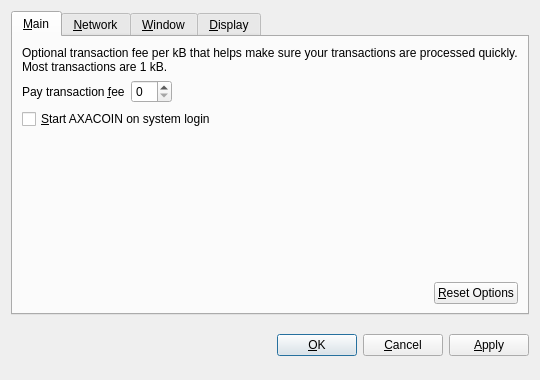
<?xml version="1.0" encoding="UTF-8"?>
<ui version="4.0">
 <class>OptionsDialog</class>
 <widget class="QDialog" name="OptionsDialog">
  <property name="geometry">
   <rect>
    <x>0</x>
    <y>0</y>
    <width>540</width>
    <height>380</height>
   </rect>
  </property>
  <property name="windowTitle">
   <string>Options</string>
  </property>
  <property name="modal">
   <bool>true</bool>
  </property>
  <layout class="QVBoxLayout" name="verticalLayout">
   <item>
    <widget class="QTabWidget" name="tabWidget">
     <property name="tabPosition">
      <enum>QTabWidget::North</enum>
     </property>
     <property name="currentIndex">
      <number>0</number>
     </property>
     <widget class="QWidget" name="tabMain">
      <attribute name="title">
       <string>&amp;Main</string>
      </attribute>
      <layout class="QVBoxLayout" name="verticalLayout_Main">
       <item>
        <widget class="QLabel" name="transactionFeeInfoLabel">
         <property name="text">
          <string>Optional transaction fee per kB that helps make sure your transactions are processed quickly. Most transactions are 1 kB.</string>
         </property>
         <property name="textFormat">
          <enum>Qt::PlainText</enum>
         </property>
         <property name="wordWrap">
          <bool>true</bool>
         </property>
        </widget>
       </item>
       <item>
        <layout class="QHBoxLayout" name="horizontalLayout_1_Main">
         <item>
          <widget class="QLabel" name="transactionFeeLabel">
           <property name="text">
            <string>Pay transaction &amp;fee</string>
           </property>
           <property name="textFormat">
            <enum>Qt::PlainText</enum>
           </property>
           <property name="buddy">
            <cstring>transactionFee</cstring>
           </property>
          </widget>
         </item>
         <item>
          <widget class="BitcoinAmountField" name="transactionFee"/>
         </item>
         <item>
          <spacer name="horizontalSpacer_1_Main">
           <property name="orientation">
            <enum>Qt::Horizontal</enum>
           </property>
           <property name="sizeHint" stdset="0">
            <size>
             <width>40</width>
             <height>20</height>
            </size>
           </property>
          </spacer>
         </item>
        </layout>
       </item>
       <item>
        <widget class="QCheckBox" name="bitcoinAtStartup">
         <property name="toolTip">
          <string>Automatically start AXACOIN after logging in to the system.</string>
         </property>
         <property name="text">
          <string>&amp;Start AXACOIN on system login</string>
         </property>
        </widget>
       </item>
       <item>
        <spacer name="verticalSpacer_Main">
         <property name="orientation">
          <enum>Qt::Vertical</enum>
         </property>
         <property name="sizeHint" stdset="0">
          <size>
           <width>20</width>
           <height>40</height>
          </size>
         </property>
        </spacer>
       </item>
       <item>
        <layout class="QHBoxLayout" name="horizontalLayout_2_Main">
         <item>
          <spacer name="horizontalSpacer_2_Main">
           <property name="orientation">
            <enum>Qt::Horizontal</enum>
           </property>
           <property name="sizeHint" stdset="0">
            <size>
             <width>40</width>
             <height>20</height>
            </size>
           </property>
          </spacer>
         </item>
         <item>
          <widget class="QPushButton" name="resetButton">
           <property name="toolTip">
            <string>Reset all client options to default.</string>
           </property>
           <property name="text">
            <string>&amp;Reset Options</string>
           </property>
           <property name="autoDefault">
            <bool>false</bool>
           </property>
          </widget>
         </item>
        </layout>
       </item>
      </layout>
     </widget>
     <widget class="QWidget" name="tabNetwork">
      <attribute name="title">
       <string>&amp;Network</string>
      </attribute>
      <layout class="QVBoxLayout" name="verticalLayout_Network">
       <item>
        <widget class="QCheckBox" name="mapPortUpnp">
         <property name="toolTip">
          <string>Automatically open the AXACOIN client port on the router. This only works when your router supports UPnP and it is enabled.</string>
         </property>
         <property name="text">
          <string>Map port using &amp;UPnP</string>
         </property>
        </widget>
       </item>
       <item>
        <widget class="QCheckBox" name="connectSocks">
         <property name="toolTip">
          <string>Connect to the AXACOIN network through a SOCKS proxy (e.g. when connecting through Tor).</string>
         </property>
         <property name="text">
          <string>&amp;Connect through SOCKS proxy:</string>
         </property>
        </widget>
       </item>
       <item>
        <layout class="QHBoxLayout" name="horizontalLayout_Network">
         <item>
          <widget class="QLabel" name="proxyIpLabel">
           <property name="text">
            <string>Proxy &amp;IP:</string>
           </property>
           <property name="textFormat">
            <enum>Qt::PlainText</enum>
           </property>
           <property name="buddy">
            <cstring>proxyIp</cstring>
           </property>
          </widget>
         </item>
         <item>
          <widget class="QValidatedLineEdit" name="proxyIp">
           <property name="maximumSize">
            <size>
             <width>140</width>
             <height>16777215</height>
            </size>
           </property>
           <property name="toolTip">
            <string>IP address of the proxy (e.g. 127.0.0.1)</string>
           </property>
          </widget>
         </item>
         <item>
          <widget class="QLabel" name="proxyPortLabel">
           <property name="text">
            <string>&amp;Port:</string>
           </property>
           <property name="textFormat">
            <enum>Qt::PlainText</enum>
           </property>
           <property name="buddy">
            <cstring>proxyPort</cstring>
           </property>
          </widget>
         </item>
         <item>
          <widget class="QLineEdit" name="proxyPort">
           <property name="maximumSize">
            <size>
             <width>55</width>
             <height>16777215</height>
            </size>
           </property>
           <property name="toolTip">
            <string>Port of the proxy (e.g. 9050)</string>
           </property>
          </widget>
         </item>
         <item>
          <widget class="QLabel" name="socksVersionLabel">
           <property name="text">
            <string>SOCKS &amp;Version:</string>
           </property>
           <property name="textFormat">
            <enum>Qt::PlainText</enum>
           </property>
           <property name="buddy">
            <cstring>socksVersion</cstring>
           </property>
          </widget>
         </item>
         <item>
          <widget class="QValueComboBox" name="socksVersion">
           <property name="toolTip">
            <string>SOCKS version of the proxy (e.g. 5)</string>
           </property>
          </widget>
         </item>
         <item>
          <spacer name="horizontalSpacer_Network">
           <property name="orientation">
            <enum>Qt::Horizontal</enum>
           </property>
           <property name="sizeHint" stdset="0">
            <size>
             <width>40</width>
             <height>20</height>
            </size>
           </property>
          </spacer>
         </item>
        </layout>
       </item>
       <item>
        <spacer name="verticalSpacer_Network">
         <property name="orientation">
          <enum>Qt::Vertical</enum>
         </property>
         <property name="sizeHint" stdset="0">
          <size>
           <width>20</width>
           <height>40</height>
          </size>
         </property>
        </spacer>
       </item>
      </layout>
     </widget>
     <widget class="QWidget" name="tabWindow">
      <attribute name="title">
       <string>&amp;Window</string>
      </attribute>
      <layout class="QVBoxLayout" name="verticalLayout_Window">
       <item>
        <widget class="QCheckBox" name="minimizeToTray">
         <property name="toolTip">
          <string>Show only a tray icon after minimizing the window.</string>
         </property>
         <property name="text">
          <string>&amp;Minimize to the tray instead of the taskbar</string>
         </property>
        </widget>
       </item>
       <item>
        <widget class="QCheckBox" name="minimizeOnClose">
         <property name="toolTip">
          <string>Minimize instead of exit the application when the window is closed. When this option is enabled, the application will be closed only after selecting Quit in the menu.</string>
         </property>
         <property name="text">
          <string>M&amp;inimize on close</string>
         </property>
        </widget>
       </item>
       <item>
        <spacer name="verticalSpacer_Window">
         <property name="orientation">
          <enum>Qt::Vertical</enum>
         </property>
         <property name="sizeHint" stdset="0">
          <size>
           <width>20</width>
           <height>40</height>
          </size>
         </property>
        </spacer>
       </item>
      </layout>
     </widget>
     <widget class="QWidget" name="tabDisplay">
      <attribute name="title">
       <string>&amp;Display</string>
      </attribute>
      <layout class="QVBoxLayout" name="verticalLayout_Display">
       <item>
        <layout class="QHBoxLayout" name="horizontalLayout_1_Display">
         <item>
          <widget class="QLabel" name="langLabel">
           <property name="text">
            <string>User Interface &amp;language:</string>
           </property>
           <property name="textFormat">
            <enum>Qt::PlainText</enum>
           </property>
           <property name="buddy">
            <cstring>lang</cstring>
           </property>
          </widget>
         </item>
         <item>
          <widget class="QValueComboBox" name="lang">
           <property name="toolTip">
            <string>The user interface language can be set here. This setting will take effect after restarting AXACOIN.</string>
           </property>
          </widget>
         </item>
        </layout>
       </item>
       <item>
        <layout class="QHBoxLayout" name="horizontalLayout_2_Display">
         <item>
          <widget class="QLabel" name="unitLabel">
           <property name="text">
            <string>&amp;Unit to show amounts in:</string>
           </property>
           <property name="textFormat">
            <enum>Qt::PlainText</enum>
           </property>
           <property name="buddy">
            <cstring>unit</cstring>
           </property>
          </widget>
         </item>
         <item>
          <widget class="QValueComboBox" name="unit">
           <property name="toolTip">
            <string>Choose the default subdivision unit to show in the interface and when sending coins.</string>
           </property>
          </widget>
         </item>
        </layout>
       </item>
       <item>
        <widget class="QCheckBox" name="displayAddresses">
         <property name="toolTip">
          <string>Whether to show AXACOIN addresses in the transaction list or not.</string>
         </property>
         <property name="text">
          <string>&amp;Display addresses in transaction list</string>
         </property>
        </widget>
       </item>
       <item>
        <widget class="QCheckBox" name="coinControlFeatures">
         <property name="toolTip">
          <string>Whether to show coin control features or not.</string>
         </property>
         <property name="text">
          <string>Display coin &amp;control features (experts only!)</string>
         </property>
        </widget>
       </item>
       <item>
        <spacer name="verticalSpacer_Display">
         <property name="orientation">
          <enum>Qt::Vertical</enum>
         </property>
         <property name="sizeHint" stdset="0">
          <size>
           <width>20</width>
           <height>40</height>
          </size>
         </property>
        </spacer>
       </item>
      </layout>
     </widget>
    </widget>
   </item>
   <item>
    <layout class="QHBoxLayout" name="horizontalLayout_Buttons">
     <item>
      <spacer name="horizontalSpacer_1">
       <property name="orientation">
        <enum>Qt::Horizontal</enum>
       </property>
       <property name="sizeHint" stdset="0">
        <size>
         <width>40</width>
         <height>48</height>
        </size>
       </property>
      </spacer>
     </item>
     <item>
      <widget class="QLabel" name="statusLabel">
       <property name="font">
        <font>
         <weight>75</weight>
         <bold>true</bold>
        </font>
       </property>
       <property name="text">
        <string/>
       </property>
       <property name="textFormat">
        <enum>Qt::PlainText</enum>
       </property>
       <property name="wordWrap">
        <bool>true</bool>
       </property>
      </widget>
     </item>
     <item>
      <spacer name="horizontalSpacer_2">
       <property name="orientation">
        <enum>Qt::Horizontal</enum>
       </property>
       <property name="sizeHint" stdset="0">
        <size>
         <width>40</width>
         <height>48</height>
        </size>
       </property>
      </spacer>
     </item>
     <item>
      <widget class="QPushButton" name="okButton">
       <property name="text">
        <string>&amp;OK</string>
       </property>
      </widget>
     </item>
     <item>
      <widget class="QPushButton" name="cancelButton">
       <property name="text">
        <string>&amp;Cancel</string>
       </property>
       <property name="autoDefault">
        <bool>false</bool>
       </property>
      </widget>
     </item>
     <item>
      <widget class="QPushButton" name="applyButton">
       <property name="text">
        <string>&amp;Apply</string>
       </property>
       <property name="autoDefault">
        <bool>false</bool>
       </property>
      </widget>
     </item>
    </layout>
   </item>
  </layout>
 </widget>
 <customwidgets>
  <customwidget>
   <class>BitcoinAmountField</class>
   <extends>QSpinBox</extends>
   <header>bitcoinamountfield.h</header>
  </customwidget>
  <customwidget>
   <class>QValueComboBox</class>
   <extends>QComboBox</extends>
   <header>qvaluecombobox.h</header>
  </customwidget>
  <customwidget>
   <class>QValidatedLineEdit</class>
   <extends>QLineEdit</extends>
   <header>qvalidatedlineedit.h</header>
  </customwidget>
 </customwidgets>
 <resources/>
 <connections/>
</ui>
